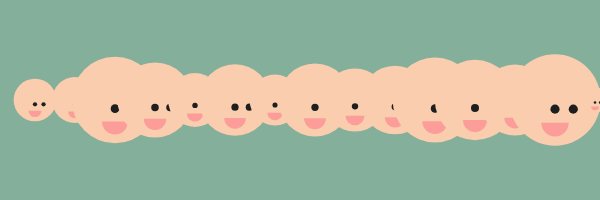
Frame 1 (no input)
Frame 60 (no input): identical to frame 1, image omitted
Frame 120 (the mouse pressed at the canvas centre since frame 60): identical to frame 1, image omitted

The p5.js sketch that drew this single still picture (run headless with seeded random() and noise() and a simulated clock; from frame 60 on, the mouse is pressed at the canvas centre):

// p5.js sketch
// ── sketch.js
function setup() {
  createCanvas(600, 200);
  noStroke();
}

function draw() {
  background(131, 175, 155);
  randomSeed(0);
  for (var i = 35; i < width + 40; i += 40) {
    var scalar = random(0.25, 1.0);
    drawHappyFace(i, 100, scalar);
  }
}

function drawHappyFace(x, y, s){
  push();
  translate(x, y);
  scale(s);
  //Face
  fill(249,205,173);//rosy beige
  ellipse(0, 0, 100, 100);

  //Eye 1
  fill(30);//dark gray
  ellipse(0, 10, 10, 10);

  //Eye 2
  ellipse(20, 10, 10, 10);

  //Mouth
  fill(252,157,154);//light pink
  arc(0, 25, 30, 30, 0, radians(180), PIE); 
  pop();
}
